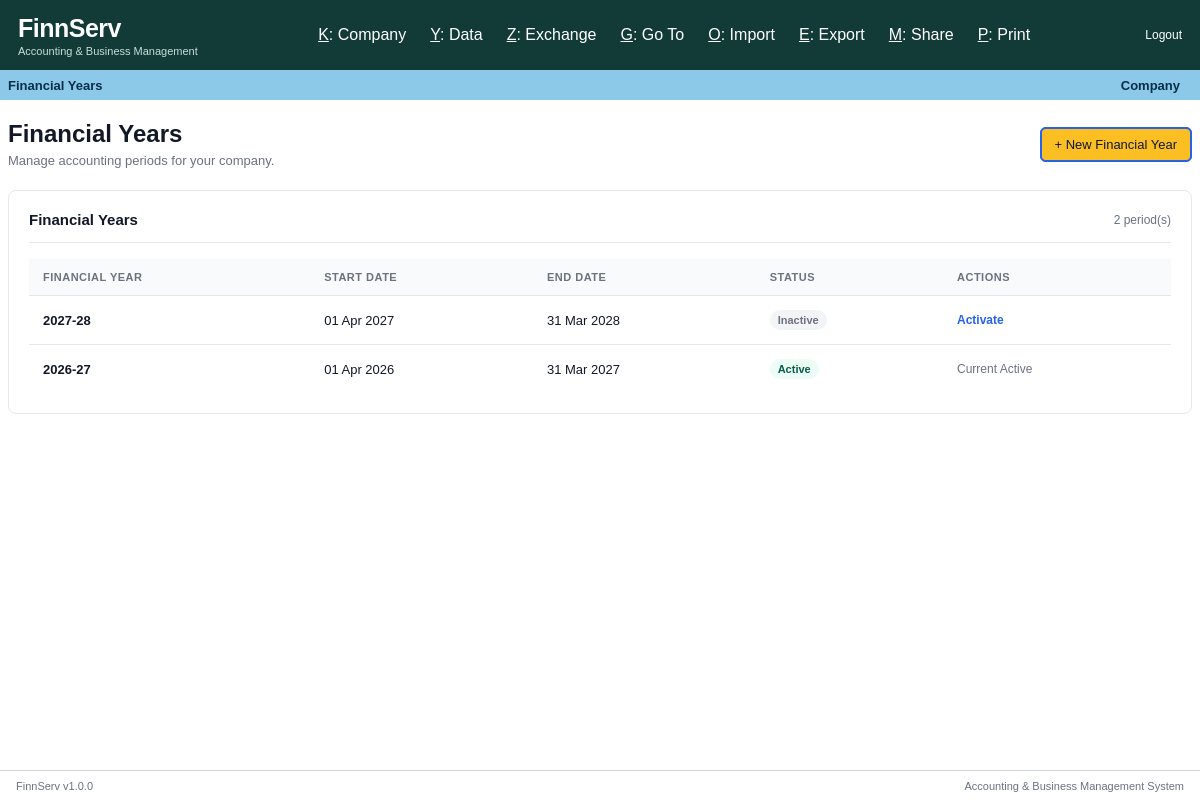
/financial-year/index.php (signed in), run on the app's committed database.
### tables this page shows
CREATE TABLE `financial_years` (
  `id` int(10) UNSIGNED NOT NULL,
  `company_id` int(10) UNSIGNED NOT NULL,
  `name` varchar(20) NOT NULL,
  `start_date` date NOT NULL,
  `end_date` date NOT NULL,
  `is_active` tinyint(1) NOT NULL DEFAULT 0,
  `created_at` timestamp NOT NULL DEFAULT current_timestamp()
);

### financial-year/repository.php (called while the page is built, shortened)
<?php
function getFinancialYears(PDO $pdo, int $companyId): array
{
    $stmt = $pdo->prepare("SELECT id, company_id, name, start_date, end_date, is_active, created_at FROM financial_years WHERE company_id = ? ORDER BY start_date DESC");
    $stmt->execute([$companyId]);
    return $stmt->fetchAll();
}

### financial-year/index.php (the view, shortened to what this page needs)
<?php
require_once __DIR__ . '/../includes/init.php';
require_once __DIR__ . '/repository.php';
$companyId = (int)$_SESSION['company_id'];
$financialYears = getFinancialYears($pdo, $companyId);
$companyName = $_SESSION['company_name'] ?? 'Company';
?>
<!DOCTYPE html>
<html lang="en">
<head>
    <link rel="stylesheet" href="<?= BASE_URL ?>assets/css/style.css">
    <link rel="stylesheet" href="<?= BASE_URL ?>assets/css/gateway.css">
    <link rel="stylesheet" href="<?= BASE_URL ?>assets/css/company.css">
</head>
<body class="gateway-page">
<div class="gateway-app">
    <header class="gateway-topbar">
        <div class="gateway-brand">
            <a href="<?= BASE_URL ?>dashboard/" class="gateway-logo-link">
                <div class="gateway-logo">FinnServ</div>
            </a>
            <div class="gateway-version">Accounting &amp; Business Management</div>
        </div>
        <nav class="gateway-shortcuts">
            <a href="<?= BASE_URL ?>company/menu.php"><u>K</u>: Company</a>
            <span><u>Y</u>: Data</span>
            <span><u>Z</u>: Exchange</span>
            <span><u>G</u>: Go To</span>
            <span><u>O</u>: Import</span>
            <span><u>E</u>: Export</span>
            <span><u>M</u>: Share</span>
            <span><u>P</u>: Print</span>
        </nav>
        <a href="<?= BASE_URL ?>auth/logout.php" class="gateway-logout">Logout</a>
    </header>
    <div class="gateway-titlebar">
        <strong>Financial Years</strong>
        <div class="gateway-title-company"><?= htmlspecialchars($companyName) ?></div>
    </div>
    <main class="company-form-page">
        <div class="page-header">
            <div>
                <h1>Financial Years</h1>
                <p>Manage accounting periods for your company.</p>
            </div>
            <a href="<?= BASE_URL ?>financial-year/create.php" class="btn btn-primary">+ New Financial Year</a>
        </div>
        <div class="card">
            <div class="card-header">
                <h2>Financial Years</h2>
                <span><?= count($financialYears) ?> period(s)</span>
            </div>
            <?php if (empty($financialYears)): ?>
                <p>No financial years have been created.</p>
            <?php else: ?>
                <div class="table-wrapper">
                    <table class="data-table">
                        <thead>
                            <tr>
                                <th>Financial Year</th>
                                <th>Start Date</th>
                                <th>End Date</th>
                                <th>Status</th>
                                <th>Actions</th>
                            </tr>
                        </thead>
                        <tbody>
                        <?php foreach ($financialYears as $financialYear): ?>
                            <tr>
                                <td><strong><?= htmlspecialchars($financialYear['name']) ?></strong></td>
                                <td><?= htmlspecialchars(date('d M Y', strtotime($financialYear['start_date']))) ?></td>
                                <td><?= htmlspecialchars(date('d M Y', strtotime($financialYear['end_date']))) ?></td>
                                <td>
                                    <?php if ((int)$financialYear['is_active'] === 1): ?>
                                        <span class="status-badge status-active">Active</span>
                                    <?php else: ?>
                                        <span class="status-badge status-inactive">Inactive</span>
                                    <?php endif; ?>
                                </td>
                                <td>
                                    <div class="table-actions">
                                        <?php if ((int)$financialYear['is_active'] !== 1): ?>
                                            <a href="<?= BASE_URL ?>financial-year/activate.php?id=<?= (int)$financialYear['id'] ?>" class="action-link action-primary">Activate</a>
                                        <?php else: ?>
                                            <span class="action-link text-muted">Current Active</span>
                                        <?php endif; ?>
                                    </div>
                                </td>
                            </tr>
                        <?php endforeach; ?>
                        </tbody>
                    </table>
                </div>
            <?php endif; ?>
        </div>
    </main>
    <footer class="gateway-footer">
        <span>FinnServ v1.0.0</span>
        <span>Accounting &amp; Business Management System</span>
    </footer>
</div>
</body>
</html>

### assets/css/style.css (style rules this page uses)
* { box-sizing: border-box; margin: 0; padding: 0; }
:root { --bg: #f5f7fb; --surface: #ffffff; --border: #e5e7eb; --text: #111827; --muted: #6b7280; --primary: #2563eb; --primary-dark: #1d4ed8; --danger: #dc2626; }
body { font-family: Arial, Helvetica, sans-serif; background: var(--bg); color: var(--text); min-height: 100vh; }
a { text-decoration: none; color: inherit; }
.page-header { display: flex; align-items: center; justify-content: space-between; margin-bottom: 22px; }
.page-header h1 { font-size: 24px; margin-bottom: 5px; }
.page-header p { color: var(--muted); font-size: 13px; }
.btn { display: inline-block; padding: 9px 14px; border: 1px solid var(--border); border-radius: 6px; background: var(--surface); font-size: 13px; cursor: pointer; }
.btn-primary { background: var(--primary); border-color: var(--primary); color: #ffffff; }
.card { background: var(--surface); border: 1px solid var(--border); border-radius: 8px; padding: 20px; }
.card-header { display: flex; align-items: center; justify-content: space-between; border-bottom: 1px solid var(--border); padding-bottom: 14px; margin-bottom: 16px; }
.card-header h2 { font-size: 15px; }
.card-header span { color: var(--muted); font-size: 12px; }
.table-wrapper { width: 100%; overflow-x: auto; }
.data-table { width: 100%; border-collapse: collapse; }
.data-table th { text-align: left; padding: 12px 14px; background: #f9fafb; border-bottom: 1px solid var(--border); color: var(--muted); font-size: 11px; text-transform: uppercase; letter-spacing: 0.5px; }
.data-table td { padding: 14px; border-bottom: 1px solid var(--border); font-size: 13px; }
.data-table tbody tr:last-child td { border-bottom: none; }
.status-badge { display: inline-block; padding: 4px 8px; border-radius: 999px; font-size: 11px; font-weight: 600; }
.status-active { background: #ecfdf5; color: #065f46; }
.status-inactive { background: #f3f4f6; color: #6b7280; }
.table-actions { display: flex; gap: 12px; }
.action-link { color: var(--muted); font-size: 12px; }
.action-primary { color: var(--primary); font-weight: 600; }

### assets/css/gateway.css (style rules this page uses)
.gateway-page { margin: 0; background: #ffffff; color: #111827; font-family: Arial, Helvetica, sans-serif; overflow: hidden; }
.gateway-app { min-height: 100vh; display: flex; flex-direction: column; }
.gateway-topbar { height: 70px; display: flex; align-items: center; gap: 28px; padding: 0 18px; background: #123b38; color: #ffffff; }
.gateway-brand { min-width: 185px; }
.gateway-logo { font-size: 25px; font-weight: 700; letter-spacing: -0.5px; }
.gateway-logo-link { text-decoration: none; color: inherit; }
.gateway-version { margin-top: 2px; color: #c7deda; font-size: 11px; }
.gateway-shortcuts { flex: 1; display: flex; align-items: center; justify-content: center; gap: 24px; }
.gateway-logout { color: #ffffff; font-size: 12px; text-decoration: none; }
.gateway-titlebar { min-height: 30px; display: flex; align-items: center; justify-content: space-between; padding: 0 8px; background: #8cc8e8; color: #082f49; font-size: 13px; }
.gateway-footer { height: 30px; display: flex; align-items: center; justify-content: space-between; padding: 0 16px; border-top: 1px solid #d1d5db; color: #6b7280; font-size: 11px; }

### assets/css/company.css (style rules this page uses)
.gateway-title-company { margin-right: 12px; font-weight: 600; }
.company-form-page { flex: 1; overflow-y: auto; background: #ffffff; padding: 20px 8px; }
.gateway-app { min-height: 100vh; height: 100vh; display: flex; flex-direction: column; }

### data on the page
financial_years: name "2027-28", start_date "01 Apr 2027", end_date "31 Mar 2028", is_active "Inactive"
financial_years: name "2026-27", start_date "01 Apr 2026", end_date "31 Mar 2027", is_active "Active"

### other printed values
$companyName "Company"
count($financialYears) "2"
